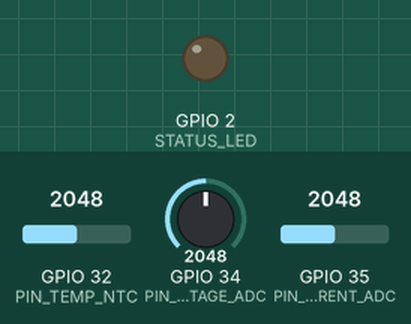
Simulated run of this sketch. Board: ESP32. Shown: output pins drawn as LEDs (lit = HIGH). Inputs (shaded band) come from the test bench; at power-on: GPIO 32 (PIN_TEMP_NTC) = 2048, GPIO 34 (PIN_VOLTAGE_ADC) = 2048, GPIO 35 (PIN_CURRENT_ADC) = 2048. WiFi joins after 1.5 s; servers stay silent unless stated; no MQTT or app messages arrive unless stated; what the sketch prints to the serial monitor is not drawn.

Above: at 0.0 s.
At 1.6 s:
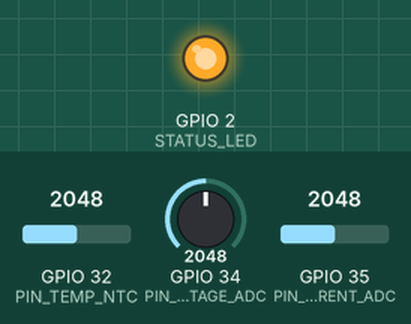
Timing chart, 0 to 3.1 s (numbered marks = the images above):
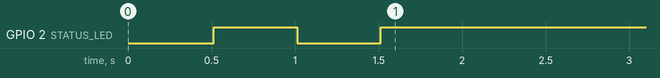

The sketch:

esp32_bms_firmware.ino
```cpp
/*
 * ==============================================================================
 * VOLTSENSE AI — ESP32 BMS HARDWARE TELEMETRY FIRMWARE
 * Target MCU: ESP32-WROOM-32 / ESP32-S3
 * Protocol: MQTT over WiFi / TLS (PubSubClient)
 * Sensors:
 *   - Pack & Cell Voltage: Precision resistor divider via ADS1115 / Internal ADC
 *   - Pack Current: Bi-directional Hall-Effect (Allegro ACS758 / ACS770)
 *   - Module Temperature: NTC 10k 3950 Thermistor Array (Steinhart-Hart Equation)
 * ==============================================================================
 * IMPORTANT SAFETY NOTICE:
 * Do not connect experimental microcontrollers directly to high-voltage EV battery
 * packs without isolated CAN-bus transceivers (ISO1050), galvanic isolation amplifiers,
 * and qualified engineering safety supervision.
 * ==============================================================================
 */

#include <WiFi.h>
#include <PubSubClient.h>
#include <ArduinoJson.h>

// WiFi Configuration
const char* ssid = "YOUR_WIFI_SSID";
const char* password = "YOUR_WIFI_PASSWORD";

// MQTT Broker Configuration
const char* mqtt_server = "192.168.1.100"; // VoltSense AI Backend Host
const int mqtt_port = 1883;
const char* mqtt_user = "voltsense_device";
const char* mqtt_pass = "bms_secure_token_2026";
const char* vehicle_vin = "KA05ER7777";

// Telemetry Topic: voltsense/<VIN>/telemetry
char telemetry_topic[64];

WiFiClient espClient;
PubSubClient client(espClient);

// Hardware Pin Definitions (ESP32)
#define PIN_VOLTAGE_ADC  34  // Analog pin for Voltage divider
#define PIN_CURRENT_ADC  35  // Analog pin for Hall-Effect Current Sensor
#define PIN_TEMP_NTC     32  // Analog pin for NTC Thermistor
#define STATUS_LED        2  // Built-in status LED

// Calibration Constants
const float VOLTAGE_DIVIDER_RATIO = 11.0; // 100k / 10k divider ratio (max 36V -> 3.27V)
const float ADC_REF_VOLTAGE = 3.30;       // ESP32 calibrated ADC reference
const float CURRENT_ZERO_OFFSET = 1.65;   // Zero-current voltage offset (VCC / 2)
const float CURRENT_SENSITIVITY = 0.040;  // 40mV per Ampere (e.g. ACS758-50B)

// NTC Thermistor Constants (Steinhart-Hart beta)
const float NTC_SERIES_RESISTOR = 10000.0;
const float NTC_NOMINAL_RESISTANCE = 10000.0;
const float NTC_NOMINAL_TEMP = 25.0 + 273.15;
const float NTC_BETA_VALUE = 3950.0;

unsigned long lastTelemetryMillis = 0;
const unsigned long TELEMETRY_INTERVAL_MS = 1000; // 1 Hz publish rate

float readCalibratedVoltage() {
  int raw = analogRead(PIN_VOLTAGE_ADC);
  float pinVoltage = (raw / 4095.0) * ADC_REF_VOLTAGE;
  return pinVoltage * VOLTAGE_DIVIDER_RATIO;
}

float readCalibratedCurrent() {
  int raw = analogRead(PIN_CURRENT_ADC);
  float pinVoltage = (raw / 4095.0) * ADC_REF_VOLTAGE;
  return (pinVoltage - CURRENT_ZERO_OFFSET) / CURRENT_SENSITIVITY;
}

float readCalibratedTemperature() {
  int raw = analogRead(PIN_TEMP_NTC);
  float pinVoltage = (raw / 4095.0) * ADC_REF_VOLTAGE;
  float resistance = NTC_SERIES_RESISTOR * (ADC_REF_VOLTAGE / pinVoltage - 1.0);

  float steinhart;
  steinhart = resistance / NTC_NOMINAL_RESISTANCE;     // (R/Ro)
  steinhart = log(steinhart);                         // ln(R/Ro)
  steinhart /= NTC_BETA_VALUE;                        // 1/B * ln(R/Ro)
  steinhart += 1.0 / NTC_NOMINAL_TEMP;                // + (1/To)
  steinhart = 1.0 / steinhart;                        // Invert
  steinhart -= 273.15;                                // Convert Kelvin to Celsius
  return steinhart;
}

void setup_wifi() {
  delay(10);
  Serial.println();
  Serial.print("Connecting to WiFi: ");
  Serial.println(ssid);

  WiFi.mode(WIFI_STA);
  WiFi.begin(ssid, password);

  while (WiFi.status() != WL_CONNECTED) {
    delay(500);
    Serial.print(".");
    digitalWrite(STATUS_LED, !digitalRead(STATUS_LED));
  }

  Serial.println("\nWiFi connected. IP: ");
  Serial.println(WiFi.localIP());
  digitalWrite(STATUS_LED, HIGH);
}

void reconnect_mqtt() {
  while (!client.connected()) {
    Serial.print("Attempting MQTT connection to VoltSense Gateway...");
    String clientId = "ESP32-BMS-" + String(vehicle_vin);
    if (client.connect(clientId.c_str(), mqtt_user, mqtt_pass)) {
      Serial.println("CONNECTED");
    } else {
      Serial.print("failed, rc=");
      Serial.print(client.state());
      Serial.println(" retrying in 3 seconds");
      delay(3000);
    }
  }
}

void setup() {
  pinMode(STATUS_LED, OUTPUT);
  Serial.begin(115200);
  snprintf(telemetry_topic, sizeof(telemetry_topic), "voltsense/%s/telemetry", vehicle_vin);

  setup_wifi();
  client.setServer(mqtt_server, mqtt_port);
}

void loop() {
  if (!client.connected()) {
    reconnect_mqtt();
  }
  client.loop();

  unsigned long now = millis();
  if (now - lastTelemetryMillis > TELEMETRY_INTERVAL_MS) {
    lastTelemetryMillis = now;

    float pack_voltage = readCalibratedVoltage();
    float pack_current = readCalibratedCurrent();
    float avg_temperature = readCalibratedTemperature();
    float total_impedance = (pack_voltage > 5.0 && abs(pack_current) > 2.0)
      ? abs((pack_voltage * 0.05) / pack_current)
      : 0.1085;

    // Serialize JSON Telemetry Frame matching VoltSense AI Schema
    StaticJsonDocument<512> doc;
    doc["vehicle_id"] = vehicle_vin;
    doc["pack_voltage"] = round(pack_voltage * 100.0) / 100.0;
    doc["pack_current"] = round(pack_current * 10.0) / 10.0;
    doc["avg_temperature"] = round(avg_temperature * 10.0) / 10.0;
    doc["total_impedance"] = round(total_impedance * 10000.0) / 10000.0;
    doc["timestamp"] = millis();

    char buffer[512];
    serializeJson(doc, buffer);
    client.publish(telemetry_topic, buffer);

    Serial.print("[BMS Telemetry Published]: ");
    Serial.println(buffer);
  }
}
```
